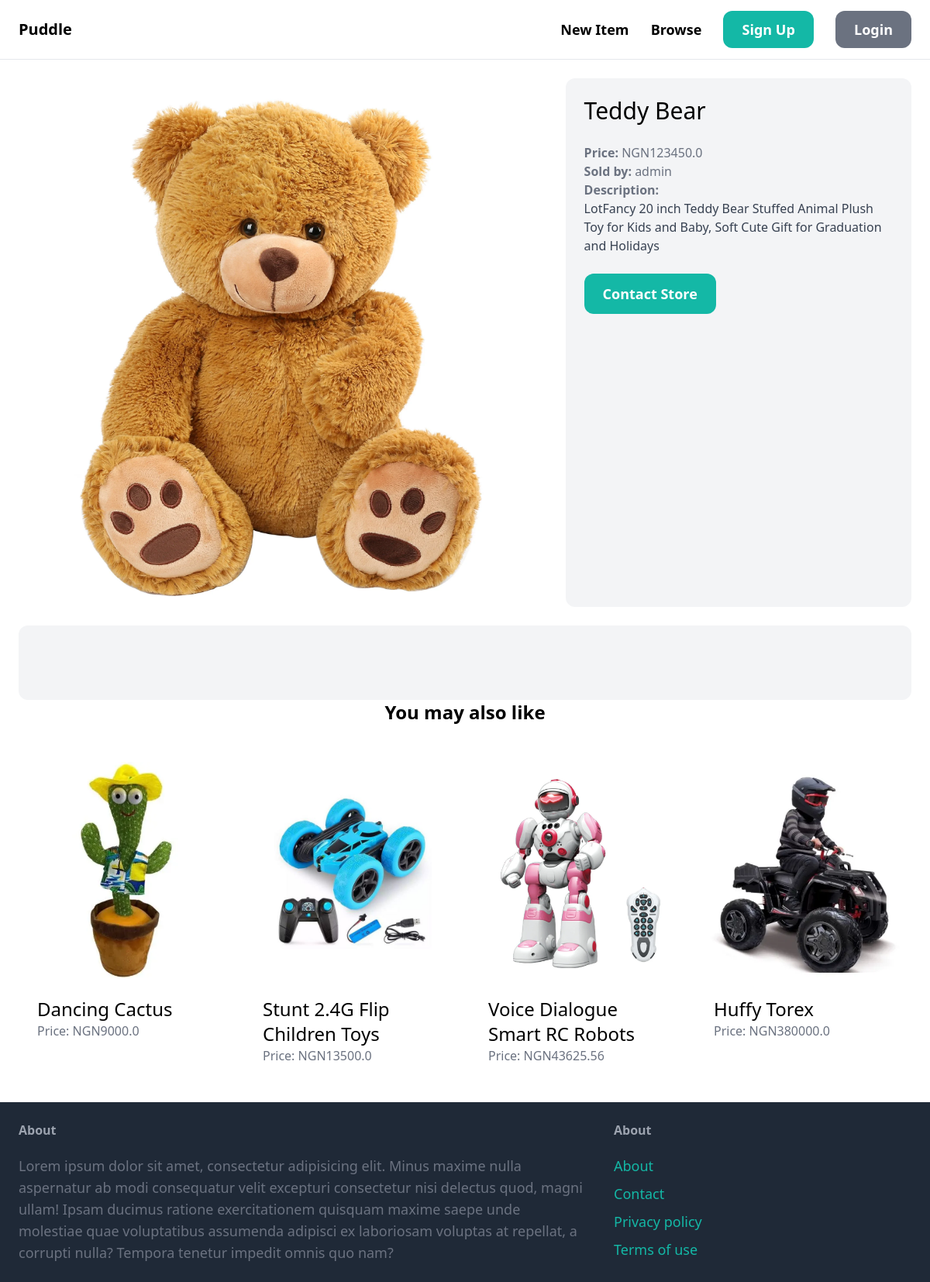
/items/1/, run on an earlier commit of the app's database.
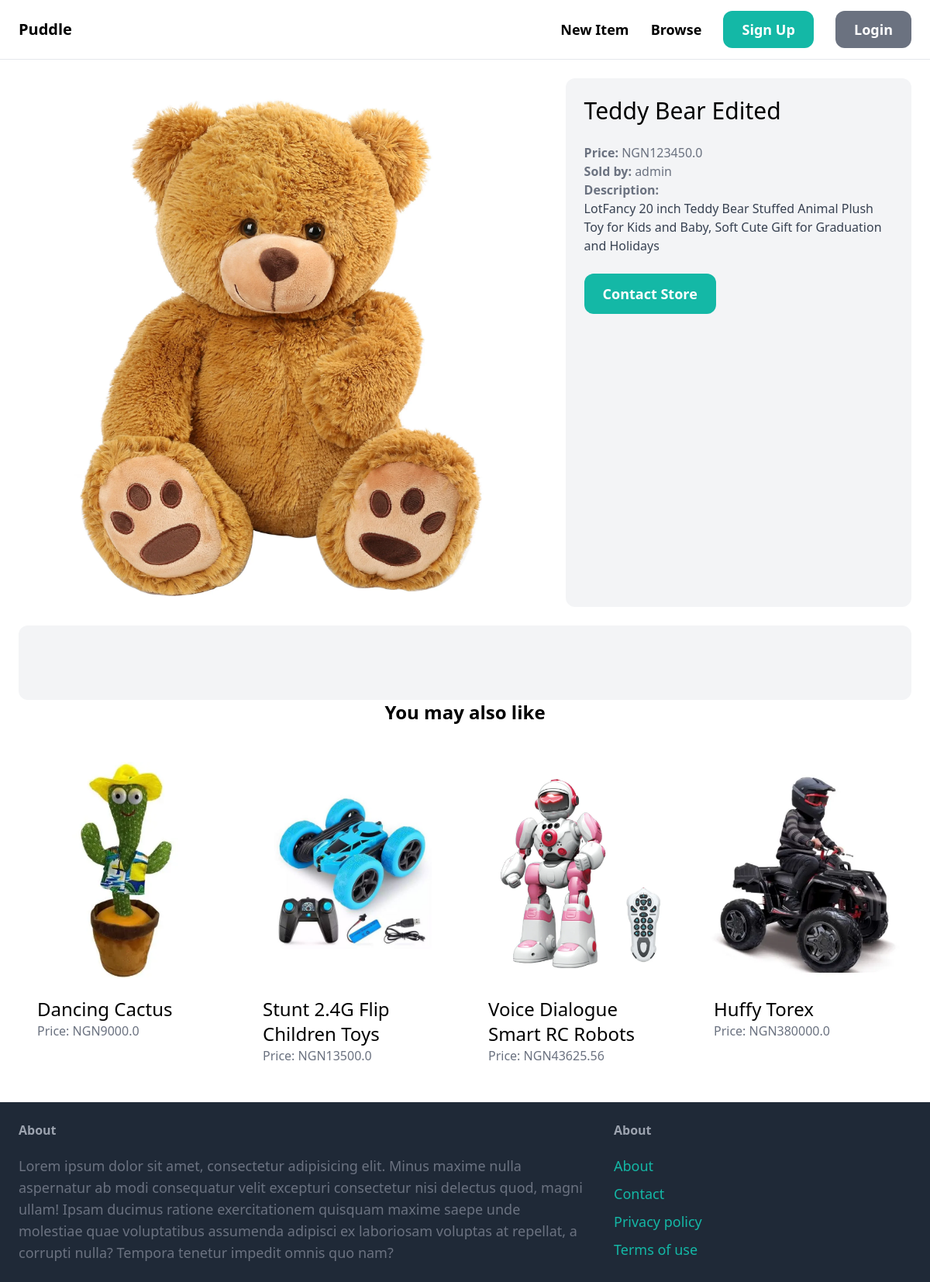
And on a later commit of the database.
### item/models.py (models this page shows, shortened)
class Item(models.Model):
    category = models.ForeignKey(Category, related_name='items', on_delete=models.CASCADE)
    name = models.CharField(max_length=255)
    description = models.TextField(blank=True, null=True)
    price = models.FloatField()
    image = models.ImageField(upload_to='item_images', blank=True, null=True)
    is_sold = models.BooleanField(default=False)
    created_by = models.ForeignKey(User, related_name='items', on_delete=models.CASCADE)
    created_at = models.DateTimeField(auto_now_add=True)

### item/views.py (the view)
# urls.py: path('<int:pk>/', views.detail, name='detail'),
def detail(request, pk):
    item = get_object_or_404(Item, pk=pk)
    related_items = Item.objects.filter(category=item.category, is_sold=False).exclude(pk=pk)[0:4]
    return render(request, 'item/detail.html', {
        'item': item,
        'related_items': related_items,
    })

### item/templates/item/detail.html (shortened to what this page needs)
{% extends 'core/base.html' %}
{% block content %}
    <div class="grid grid-cols-5 gap-6">
        <div class="col-span-3">
            <img src="{{ item.image.url }}" alt="Item Image" class="rounded-xl">
        </div>
        <div class="col-span-2 p-6 bg-gray-100 rounded-xl">
            <h1 class="mb-6 text-3xl">{{ item.name }}</h1>
            <p class="text-gray-500"><strong>Price: </strong>NGN{{ item.price }}</p>
            <p class="text-gray-500"><strong>Sold by: </strong>{{ item.created_by }}</p>
            {% if item.description %}
                <p class="text-gray-700">
                    <strong class="text-gray-500">Description: </strong><br>
                    {{ item.description }}
                </p>
            {% endif %}
            {% if request.user == item.created_by %}
                <div class="mt-6 p-6 bg-white rounded-xl">
                    <p>This item was added by you.</p>
                    <a href="{% url 'item:edit' item.id %}" class="inline-block mt-6 px-6 py-3 text-lg font-semibold bg-teal-500 text-white rounded-xl">Edit</a>
                    <a href="{% url 'item:delete' item.id %}" class="inline-block mt-6 px-6 py-3 text-lg font-semibold bg-red-500 text-white rounded-xl">Delete</a>
                </div>
            {% else %}
                <a href="{% url 'conversation:new' item.id %}" class="inline-block mt-6 px-6 py-3 text-lg font-semibold bg-teal-500 text-white hover:bg-teal-700 rounded-xl">Contact Store</a>
            {% endif %}
        </div>
    </div>
    <div class="mt-6 px-6 py-12 bg-gray-100 rounded-xl"></div>
        <h2 class="mb-12 text-2xl text-center"><strong>You may also like</strong></h2>
        <div class="grid grid-cols-4 gap-3">
            {% for item in related_items %}
                <div>
                    <a href="{% url 'item:detail' item.id %}">
                        <div>
                            <img src="{{ item.image.url }}" class="rounded-t-xl" alt="Item Image">
                        </div>
                        <div class="p-6 bg-white rounded-b-xl">
                            <h2 class="text-2xl">{{ item.name }}</h2>
                            <p class="text-gray-500">Price: NGN{{ item.price }}</p>
                        </div>
                    </a>
                </div>
            {% endfor %}
        </div>
    </div>
{% endblock %}

What changed in the data, as far as the page shows it:
changed Item "admin": name "Teddy Bear" → "Teddy Bear Edited"
